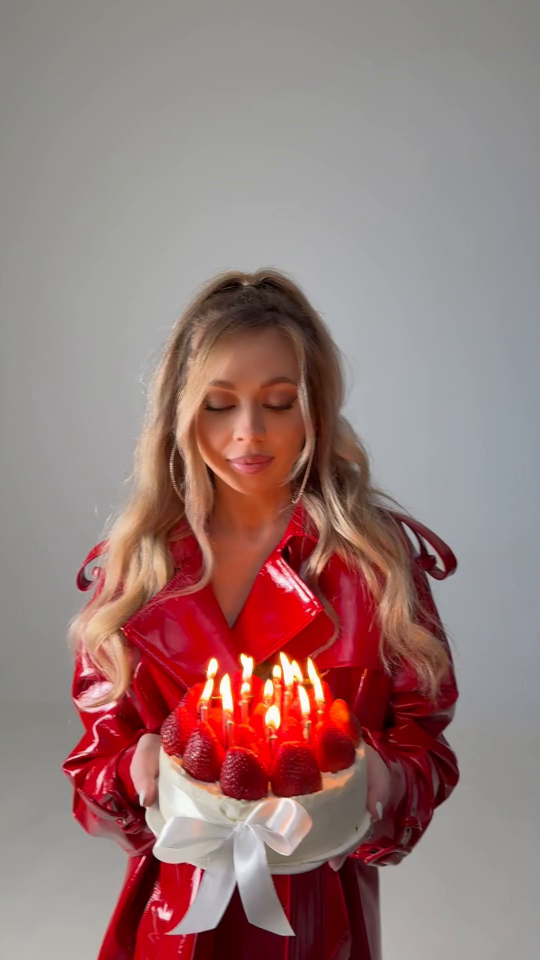
#> input picture output/frames/hr/frame_0000.png, 1080 x 1920 px (shown at 1/2 size); its folder holds 4 pictures in this run
$ python 02_build_features.py   (older library calls are emulated)
#> lines starting #> are read from the running program, lines starting #| are printed output that depends on the picture; pictures that were not available may be replaced by others from this repository, and a replacement may not be noted
import cv2
import numpy as np
import pandas as pd
import os
from skimage.metrics import structural_similarity as ssim
from skimage.metrics import peak_signal_noise_ratio as psnr

# Paths
HR_DIR      = "output/frames/hr"
LR_DIR      = "output/frames/lr"
RESULTS_DIR = "output/results"
os.makedirs(RESULTS_DIR, exist_ok=True)


def compute_features(lr_frame_gray, hr_frame_gray, bicubic_frame_gray):

    # Basic pixel statistics on the LR frame
    mean_pixel  = float(np.mean(lr_frame_gray))
    std_pixel   = float(np.std(lr_frame_gray))
    min_pixel   = float(np.min(lr_frame_gray))
    max_pixel   = float(np.max(lr_frame_gray))
    contrast    = max_pixel - min_pixel

    # Sharpness: Laplacian variance (higher = sharper)
    laplacian   = cv2.Laplacian(lr_frame_gray, cv2.CV_64F)
    sharpness   = float(laplacian.var())

    # Edge energy: mean gradient magnitude (Sobel)
    sobel_x     = cv2.Sobel(lr_frame_gray, cv2.CV_64F, 1, 0, ksize=3)
    sobel_y     = cv2.Sobel(lr_frame_gray, cv2.CV_64F, 0, 1, ksize=3)
    gradient    = float(np.mean(np.sqrt(sobel_x**2 + sobel_y**2)))

    # Reconstruction quality: comparing bicubic vs original HR
    mse_val     = float(np.mean((bicubic_frame_gray.astype(float) - hr_frame_gray.astype(float))**2))

    # PSNR — standard image quality metric (higher is better)
    psnr_val    = float(psnr(hr_frame_gray, bicubic_frame_gray, data_range=255))

    # SSIM — structural similarity (closer to 1.0 is better)
    ssim_val    = float(ssim(hr_frame_gray, bicubic_frame_gray, data_range=255))

    return {
        "mean_pixel" : mean_pixel,
        "std_pixel"  : std_pixel,
        "min_pixel"  : min_pixel,
        "max_pixel"  : max_pixel,
        "contrast"   : contrast,
        "sharpness"  : sharpness,
        "gradient"   : gradient,
        "mse"        : mse_val,
        "psnr"       : psnr_val,
        "ssim"       : ssim_val,
    }


# Main — loop over all frame pairs
if __name__ == "__main__":
    hr_files = sorted(os.listdir(HR_DIR))
    lr_files = sorted(os.listdir(LR_DIR))

    if not hr_files:
        print("No frames found. Run 01_extract_frames.py first.")
        exit()

    print(f"Building features for {len(hr_files)} frame pairs...")

    rows = []
    for filename in hr_files:
        hr_path = os.path.join(HR_DIR, filename)
        lr_path = os.path.join(LR_DIR, filename)

        if not os.path.exists(lr_path):
            print(f"  [SKIP] No matching LR frame for {filename}")
            continue

        # Load frames in grayscale (simpler features, smaller data)
        hr_frame = cv2.imread(hr_path, cv2.IMREAD_GRAYSCALE)
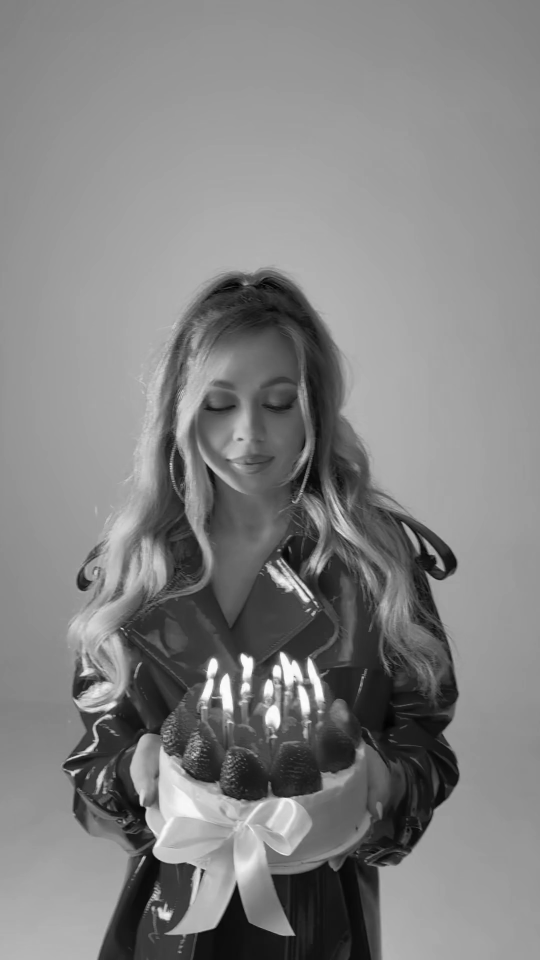
#> hr_frame: shape (1920, 1080) (shown at 1/2 size); min 0, max 255, mean 130.2
        lr_small = cv2.imread(lr_path, cv2.IMREAD_GRAYSCALE)

        if hr_frame is None or lr_small is None:
            print(f"  [SKIP] Could not read {filename}")
            continue

        # Bicubic upscale: resize LR back to HR dimensions
        h, w = hr_frame.shape
#> h = 1920; w = 1080
        bicubic_upscaled = cv2.resize(lr_small, (w, h), interpolation=cv2.INTER_CUBIC)

        # Compute all features and quality metrics
        feat = compute_features(lr_small, hr_frame, bicubic_upscaled)
#> in compute_features, `mean_pixel  = float(np.mean(lr_frame_gray))`: mean_pixel = 130.2
#> in compute_features, `std_pixel   = float(np.std(lr_frame_gray))`: std_pixel = 47.37
#> in compute_features, `min_pixel   = float(np.min(lr_frame_gray))`: min_pixel = 0
#> in compute_features, `max_pixel   = float(np.max(lr_frame_gray))`: max_pixel = 255
#> in compute_features, `laplacian   = cv2.Laplacian(lr_frame_gray, cv2.CV_64F)`:
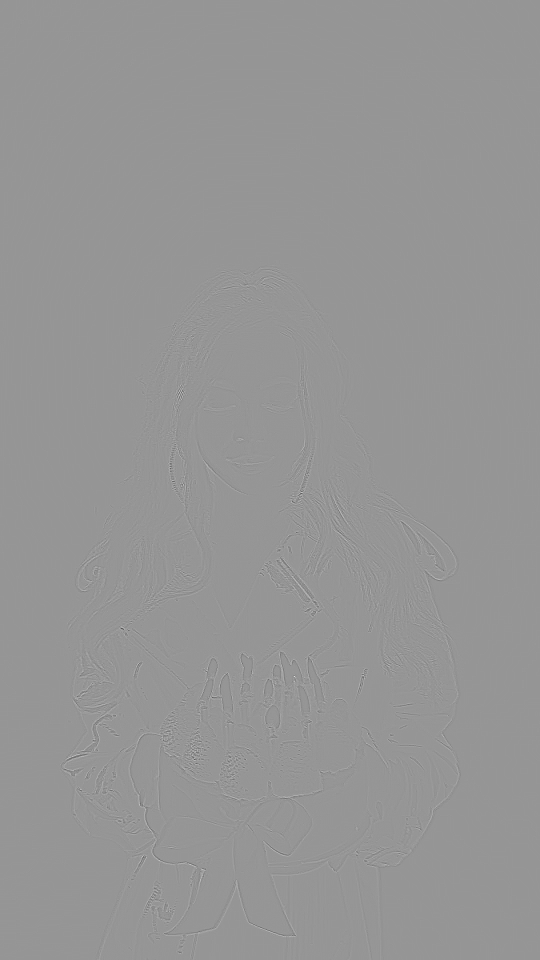
#> laplacian: shape (1920, 1080) float64 (shown at 1/2 size); min -227, max 159, mean 0; drawn with min black and max white
#> in compute_features, `sharpness   = float(laplacian.var())`: sharpness = 30.14
#> in compute_features, `sobel_x     = cv2.Sobel(lr_frame_gray, cv2.CV_64F, 1, 0, ksize=3)`:
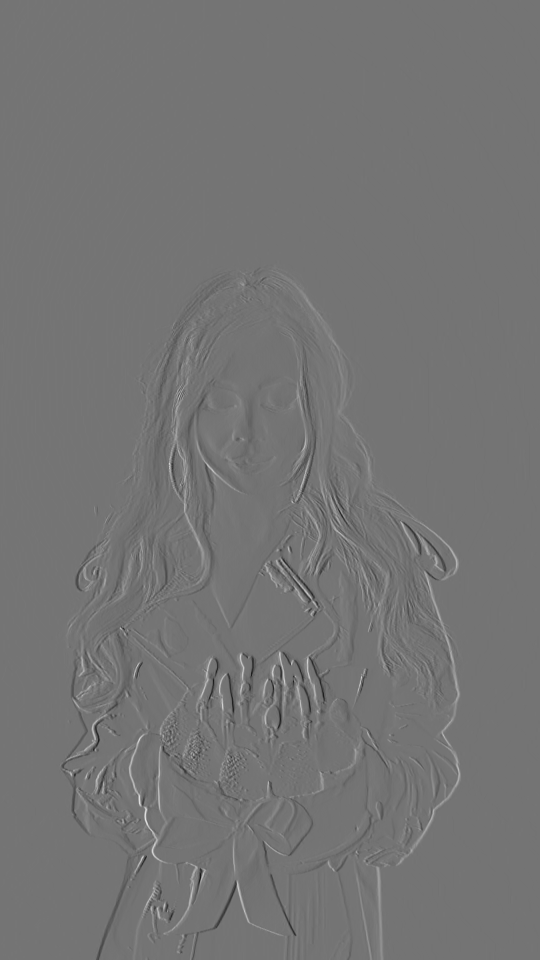
#> sobel_x: shape (1920, 1080) float64 (shown at 1/2 size); min -494, max 588, mean 0; drawn with min black and max white
#> in compute_features, `gradient    = float(np.mean(np.sqrt(sobel_x**2 + sobel_y**2)))`: gradient = 14.53
#> in compute_features, `mse_val     = float(np.mean((bicubic_frame_gray.astype(float) - hr_fra..`: mse_val = 0
#> in compute_features, `psnr_val    = float(psnr(hr_frame_gray, bicubic_frame_gray, data_range..`: psnr_val = inf
#> in compute_features, `ssim_val    = float(ssim(hr_frame_gray, bicubic_frame_gray, data_range..`: ssim_val = 1
#> feat = 10 items
        feat["filename"] = filename
        rows.append(feat)
#> pass 2 of the loop `for filename in hr_files:`:
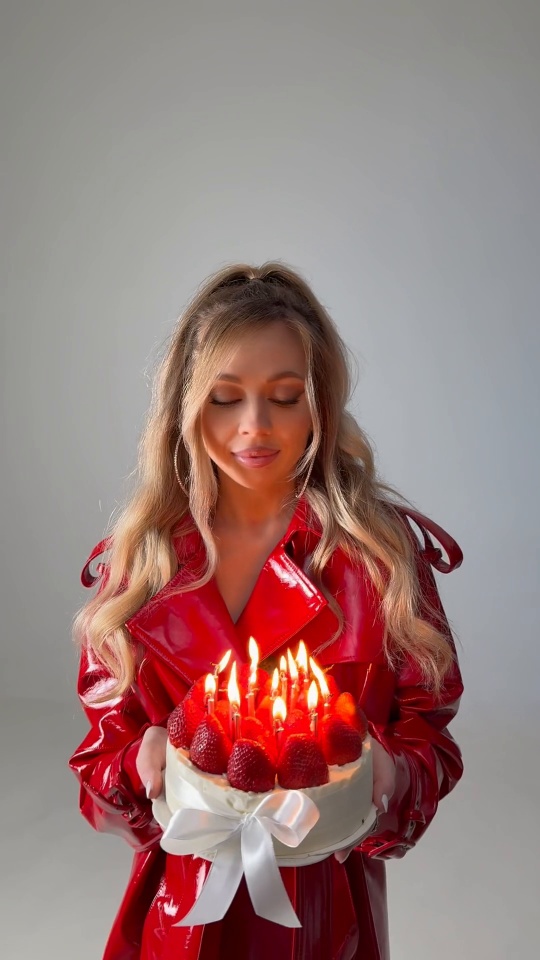
#> input picture output/frames/hr/frame_0001.png, 1080 x 1920 px (shown at 1/2 size)
#> `hr_frame = cv2.imread(hr_path, cv2.IMREAD_GRAYSCALE)`:
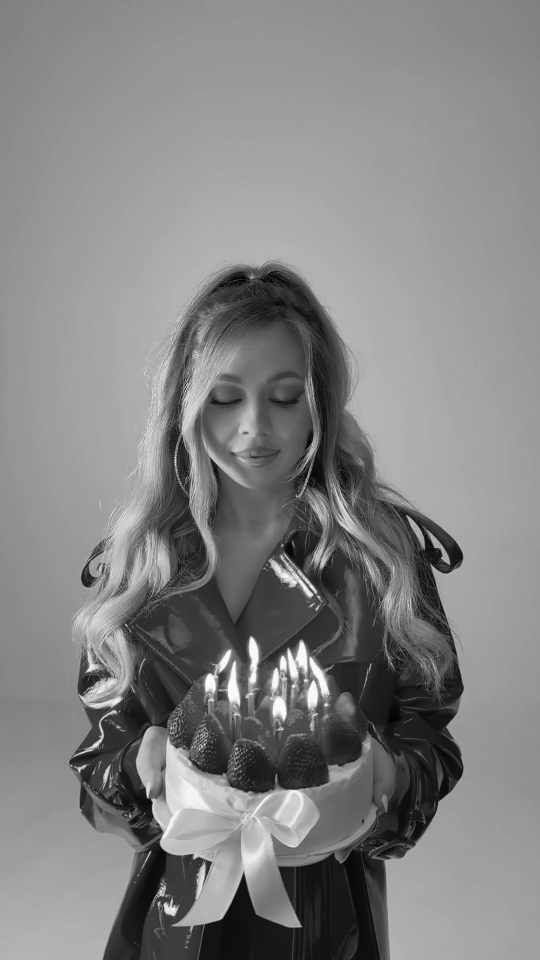
#> hr_frame: shape (1920, 1080) (shown at 1/2 size); min 0, max 255, mean 130.7
#> mean_pixel = 130.7
#> std_pixel = 48.29
#> sharpness = 166.9
#> in compute_features (call 2), `sobel_x     = cv2.Sobel(lr_frame_gray, cv2.CV_64F, 1, 0, ksize=3)`:
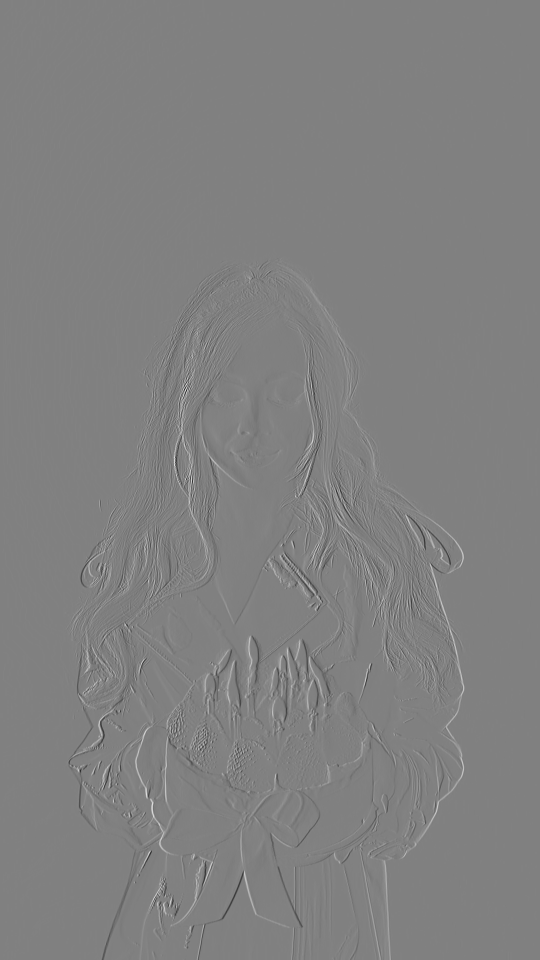
#> sobel_x: shape (1920, 1080) float64 (shown at 1/2 size); min -818, max 799, mean 0; drawn with min black and max white
#> gradient = 21.26
#> pass 3 of the loop `for filename in hr_files:`:
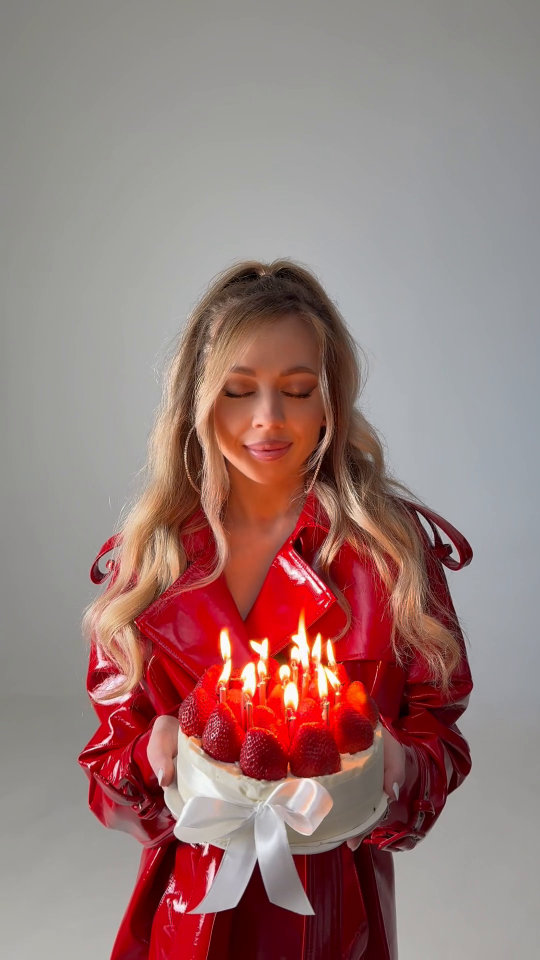
#> input picture output/frames/hr/frame_0002.png, 1080 x 1920 px (shown at 1/2 size)
#> mean_pixel = 131.1
#> std_pixel = 48.61
#> in compute_features (call 3), `laplacian   = cv2.Laplacian(lr_frame_gray, cv2.CV_64F)`:
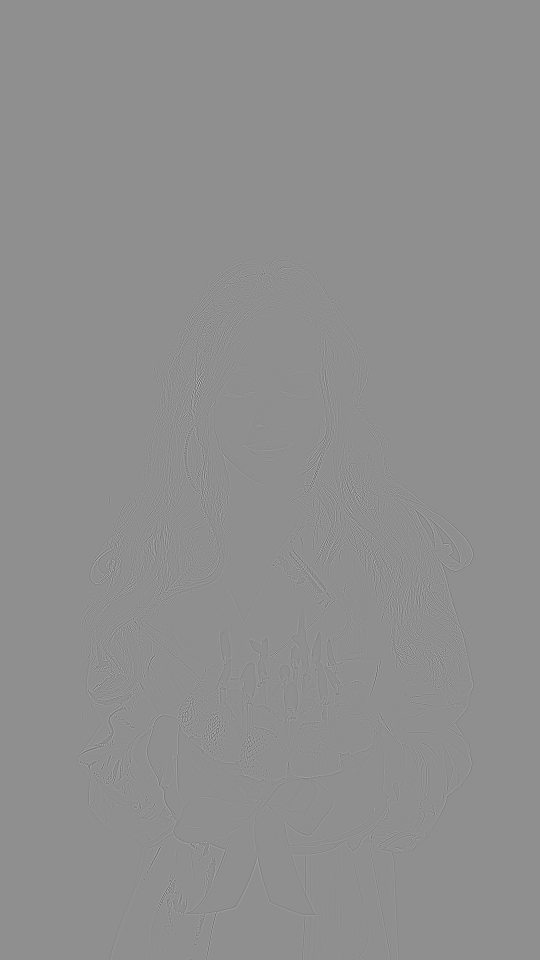
#> laplacian: shape (1920, 1080) float64 (shown at 1/2 size); min -423, max 330, mean 0; drawn with min black and max white
#> sharpness = 270.4
#> in compute_features (call 3), `sobel_x     = cv2.Sobel(lr_frame_gray, cv2.CV_64F, 1, 0, ksize=3)`:
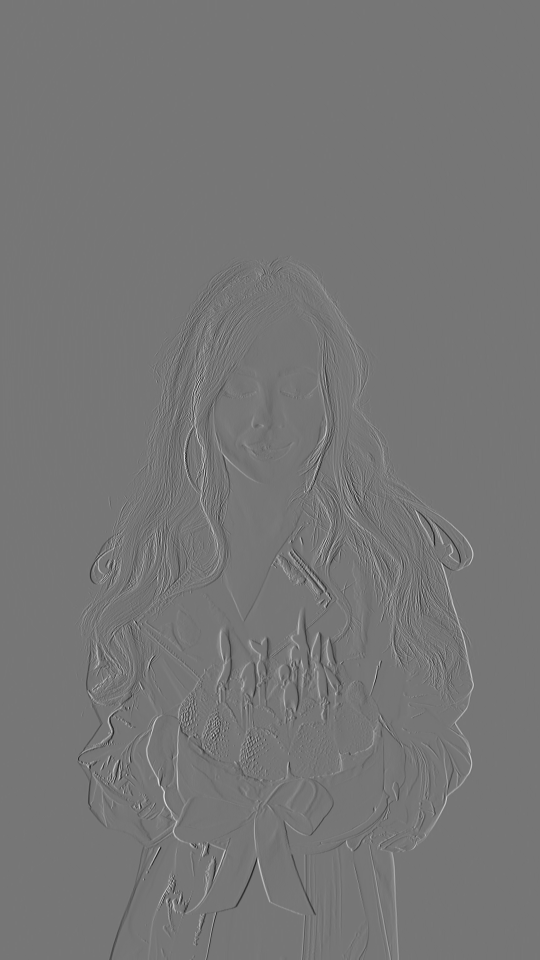
#> sobel_x: shape (1920, 1080) float64 (shown at 1/2 size); min -690, max 796, mean 0.1; drawn with min black and max white
#> gradient = 23.2
#> the loop made 4 passes; the first 3 are shown

    # Build DataFrame
    df = pd.DataFrame(rows)

    #  Create binary quality label based on median MSE
    # Frames with MSE above the median are "harder" to reconstruct
    median_mse = df["mse"].median()
    df["quality_label"] = (df["mse"] > median_mse).astype(int)

    print(f"\nMedian bicubic MSE: {median_mse:.4f}")
    print(f"  Label 0 (easy to reconstruct): {(df['quality_label'] == 0).sum()} frames")
    print(f"  Label 1 (hard to reconstruct): {(df['quality_label'] == 1).sum()} frames")

    # Save the dataset
    out_path = os.path.join(RESULTS_DIR, "features.csv")
    df.to_csv(out_path, index=False)
    print(f"\nSaved features to: {out_path}")
    print(f"Columns: {list(df.columns)}")

    # Print a quick summary of bicubic baseline metrics
    print("\n── Bicubic Upscaling Baseline (Classical Method) ──")
    print(f"  Mean MSE  : {df['mse'].mean():.4f}")
    print(f"  Mean PSNR : {df['psnr'].mean():.2f} dB")
    print(f"  Mean SSIM : {df['ssim'].mean():.4f}")
